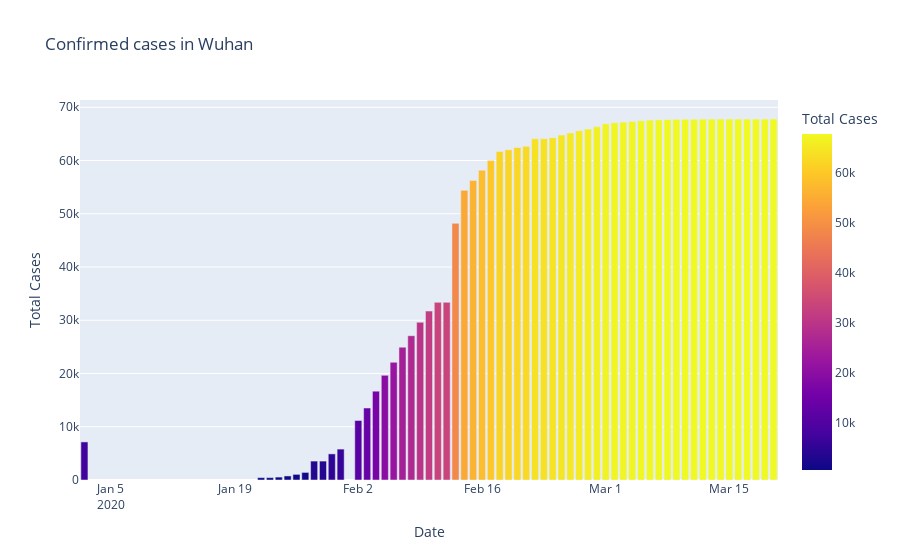

Notebook code for this chart:
### Code cell
#plotly Express representation of confirmed cases in Korea

fig=px.bar(pdc_Wuhan,x="Date",y="Total Cases",color='Total Cases',title='Confirmed cases in Wuhan')
fig.show()
